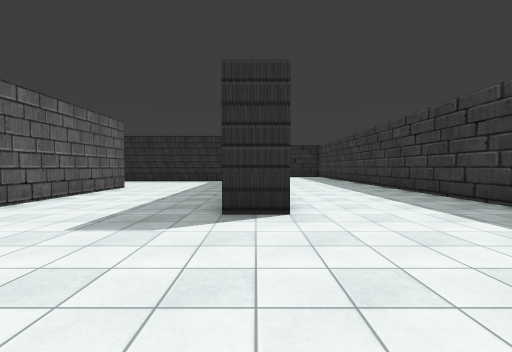
[1] (above)

20 first-person views from a walk through a 3-D level made in the Unity game engine. The camera is 1.4 m above the floor, tilts 2° down and sees 90° across. The floor is counted in squares, 2 m on a side. Each view is taken from the middle of a square. On the plan, view 1 faces up. The plan holds only what a view shows up to about 9 squares ahead; the rest is blank. The place goes on beyond the plan. The player is left out. Some surface patterns are stand-ins.

[2]
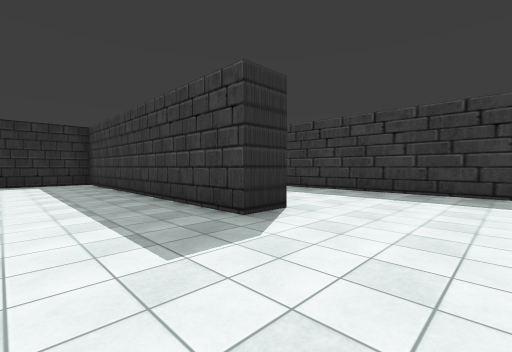

[3]
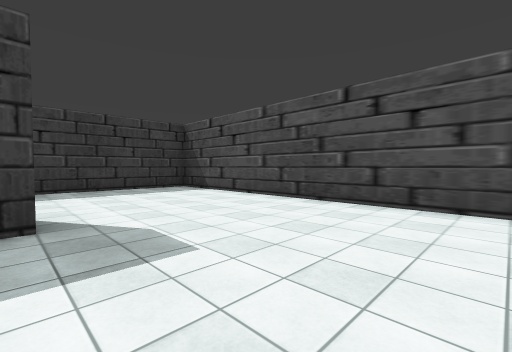

[4]
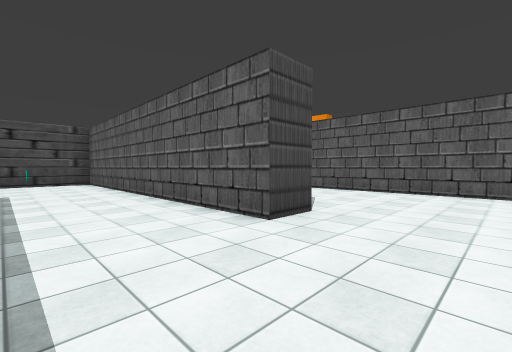

[5]
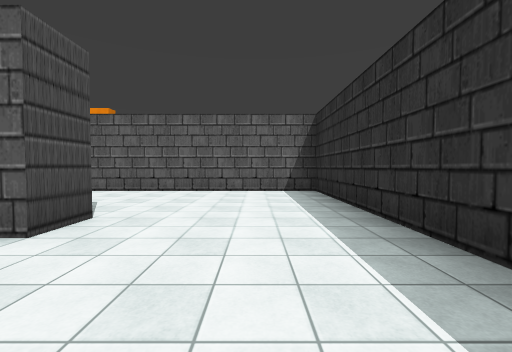

[6]
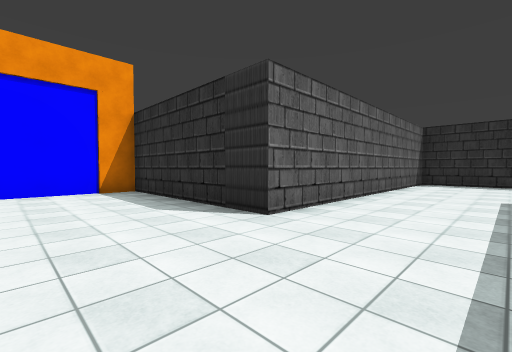

[7]
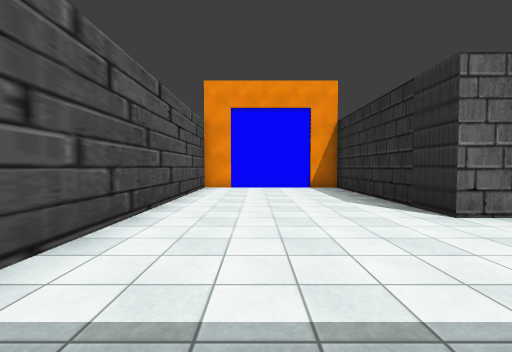

[8]
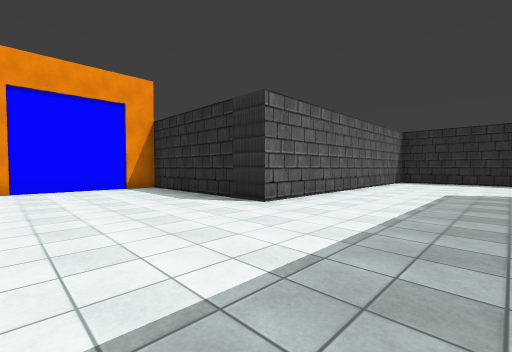

[9]
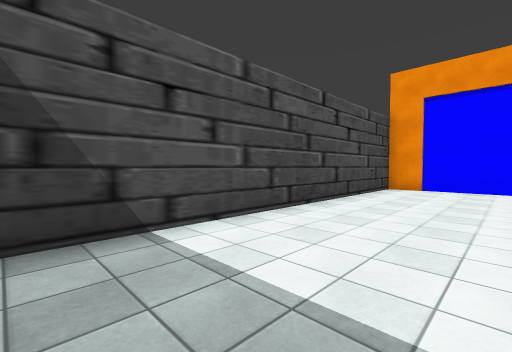

[10]
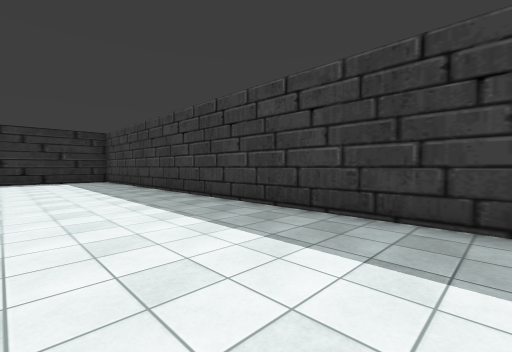

[11]
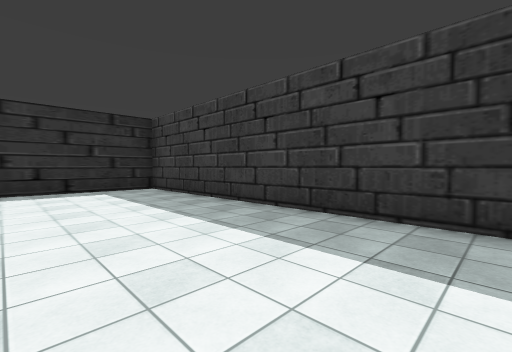

[12]
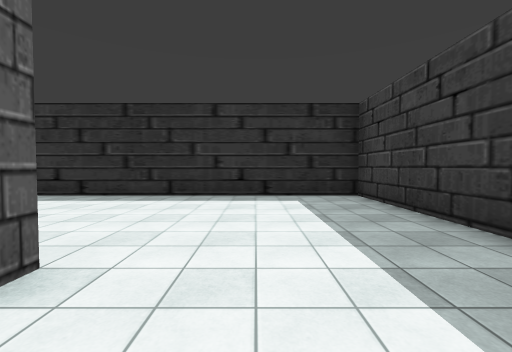

[13]
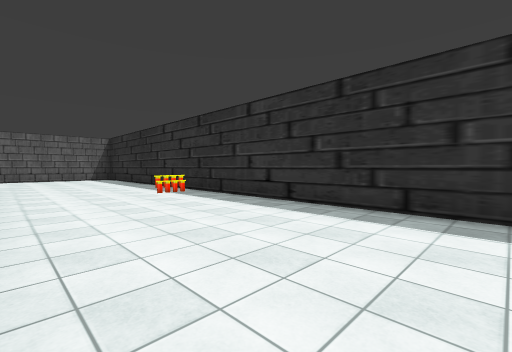

[14]
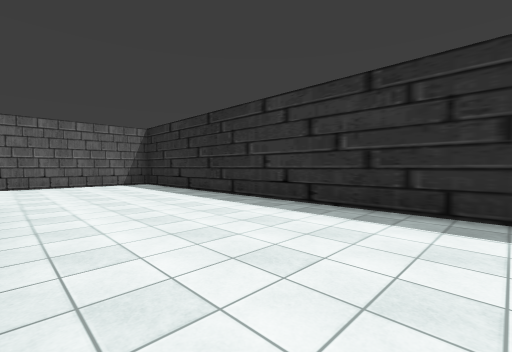

[15]
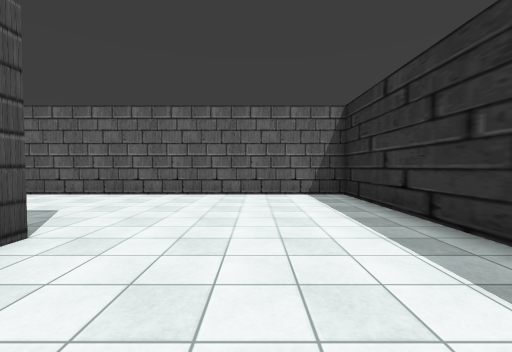

[16]
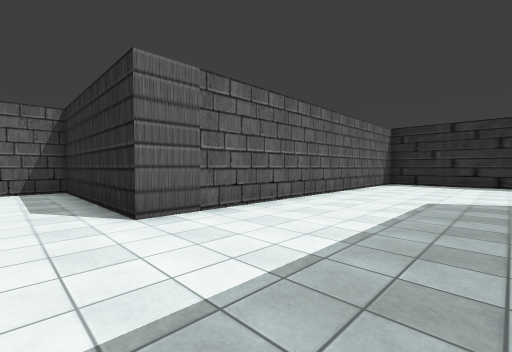

[17]
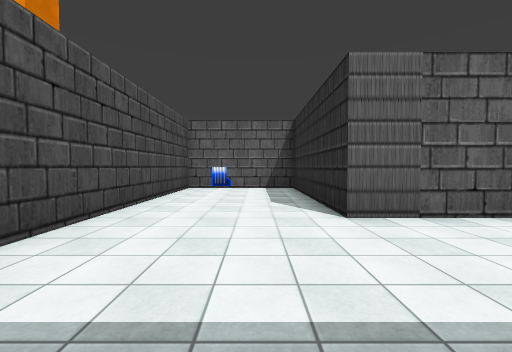

[18]
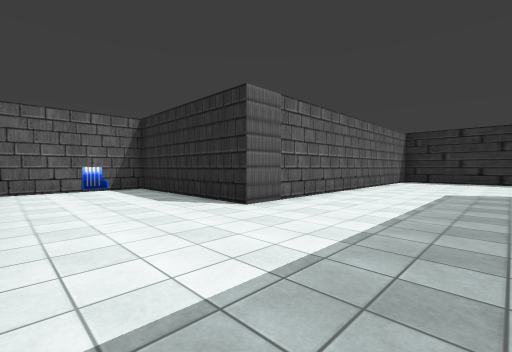

[19]
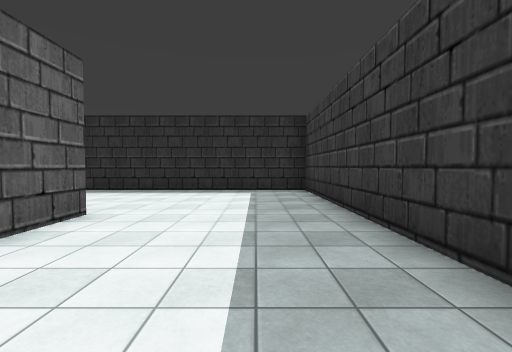

[20]
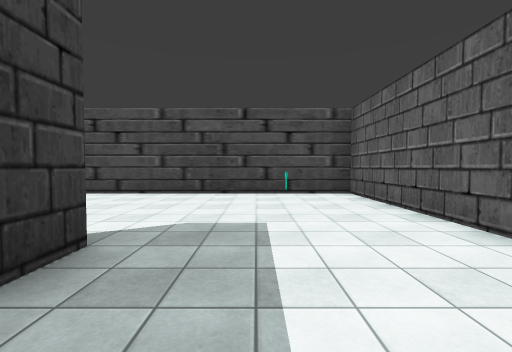

### Floor plan
Points are (right, up) in squares from view 1. A wall is a line through its corners. A room is listed if a view was taken in it or the views show most of it. See-through windows are left out.
Room 1 (views 1, 2, 3, 4, 5, 6, 7, 8, 9, 10, 11, 12, 13, 14, 15, 16, 17, 18, 19, 20)
walls: (-5.5, 8.8) (-4.5, 8.8) (-4.5, -0.7) (4, -0.7); (0.6, 3.8) (-0.5, 3.8) (-0.5, 12.8) (-9.5, 12.8) (-9.5, 3.8) (-14.8, 3.8) (-14.8, -0.7) (-5.9, -0.7); (4.5, -0.2) (4.5, 18.3) (-14.5, 18.3) (-14.5, 8.3) (-19.5, 8.3) (-19.5, 4.8) (-13.1, 4.8)
glass walls: (-2.5, 2) (-2.5, 1.5); (-2.5, 16) (-2.5, 15.5); (-16.5, 6.5) (-16.5, 6)

Where each view was taken, in squares from view 1:
view 1: 0 up, 0 right, facing up
view 2: 1 up, 3 left, facing up-right
view 3: 4 up, 4 left, facing down-right
view 4: 11 up, 2 left, facing down-left
view 5: 11 up, 2 left, facing left
view 6: 1 up, 7 left, facing up-left
view 7: 1 up, 6 left, facing left
view 8: 0 up, 6 left, facing up-left
view 9: 2 up, 6 left, facing down-left
view 10: 5 up, 1 right, facing up-right
view 11: 10 up, 1 right, facing up-right
view 12: 12 up, 2 right, facing up
view 13: 14 up, 1 right, facing up-left
view 14: 14 up, 4 left, facing up-left
view 15: 16 up, 8 left, facing left
view 16: 7 up, 11 left, facing up-left
view 17: 7 up, 11 left, facing left
view 18: 5 up, 11 left, facing up-left
view 19: 5 up, 2 left, facing up
view 20: 6 up, 2 left, facing down
